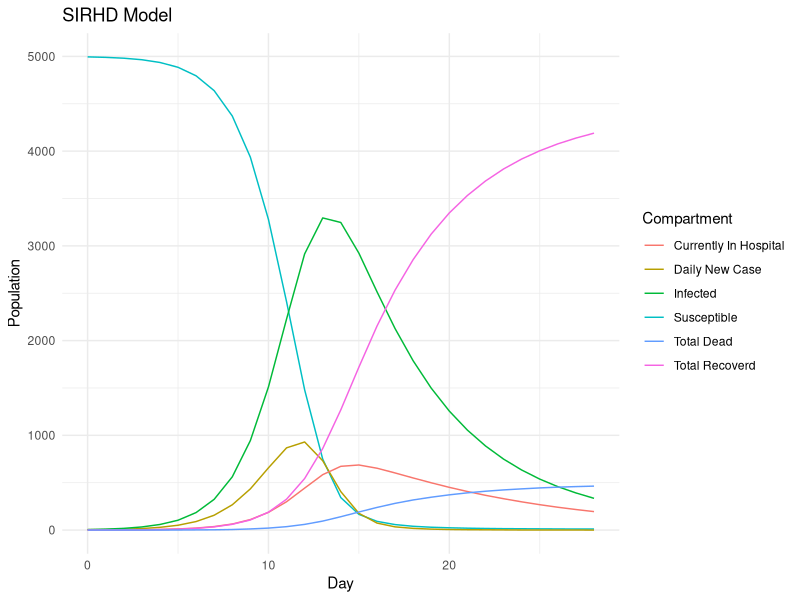
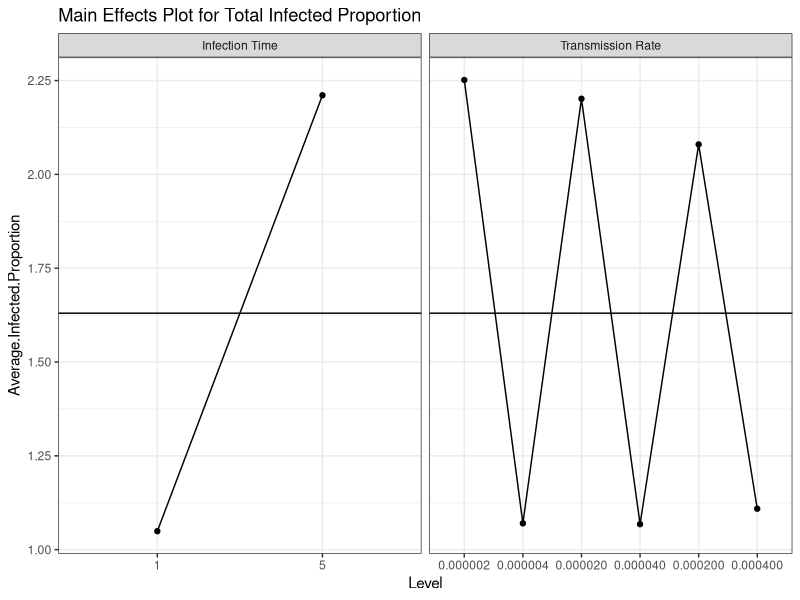
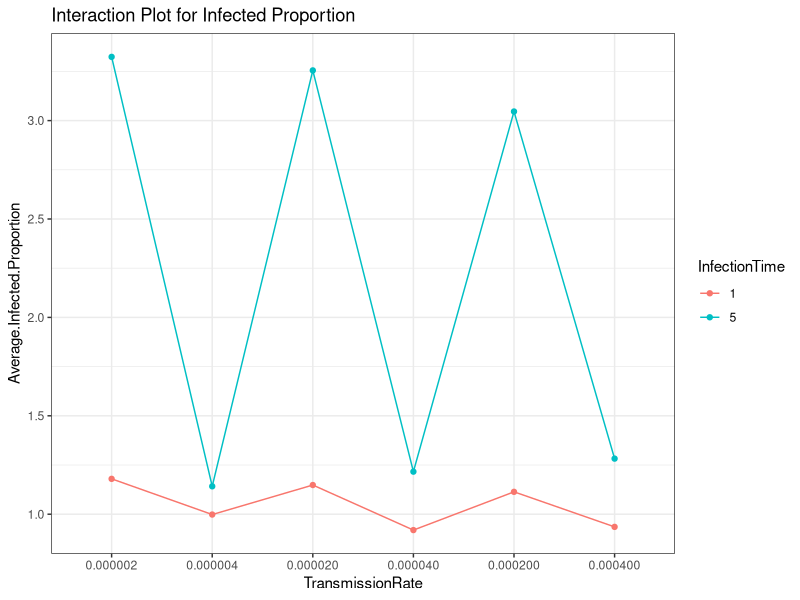

Write R code to recreate these figures, in order.
## ---- chunk 1
knitr::opts_chunk$set(echo = FALSE, message = FALSE, warning = FALSE)
library(dplyr)
library(ggplot2)
## ---- chunk 2
model.data = function(N, beta, I.0, p, epsilon, theta, gamma, TimeH, TimeNH){
  I.rate = beta/N
  psi = 1/TimeH
  lambda = 1/TimeNH
  curr.day = 0
  S = p * N - I.0
  NS.0 = N - S - I.0
  NS = NS.0
  NewInfected = I.0
  Total.Hospital = 0
  Total.NonHospital = 0
  Total.Infected = NewInfected + Total.Hospital + Total.NonHospital
  Total.Infective = NewInfected + Total.NonHospital
  Hospital.Recovered = 0
  NonHospital.Recovered = 0
  Hospital.Dead = 0
  NonHospital.Dead = 0
  Total.Recovered = Hospital.Recovered + NonHospital.Recovered
  Total.Dead = Hospital.Dead + NonHospital.Dead
  Pop = S + NS + Total.Infected + Total.Dead
  
  # If you want a full table like the excel, uncomment all lines in the df below
  df = data_frame(Day = curr.day,
                  Susceptible = S,
                  Non.Susceptible = NS,
                  Daily.New.Case = NewInfected,
                  Total.In.Hospital = Total.Hospital,
                  # Total.NonHospital = Total.NonHospital,
                  Infected = Total.Infected,
                  # Total.Infective = Total.Infective,
                  # Recovered.In.Hospital = Hospital.Recovered,
                  # Dead.In.Hospital = Hospital.Dead,
                  Total.Recovered = Total.Recovered,
                  Total.Dead = Total.Dead)
  
  # Watch the disease until it ends (daily new case = 0) or at max 200 days
  while(NewInfected * S > 0 & curr.day < 200){
    curr.day = curr.day + 1
    
    # Number of individuals recovered from the infected in hospital (previous day)
    Hospital.Recovered = Hospital.Recovered + round(theta * round(Total.Hospital * psi))
    Hospital.Dead = Hospital.Dead + round(Total.Hospital * psi) - round(theta * round(Total.Hospital * psi))
    
    # Number of individuals dead from the infected in hospital (previous day)
    NonHospital.Recovered = NonHospital.Recovered + round(gamma * round(Total.NonHospital * lambda))
    NonHospital.Dead = NonHospital.Dead + round(Total.NonHospital * lambda) - round(gamma * round(Total.NonHospital * lambda))
    
    # Total number of recovered or dead so far (cumulative)
    Total.Recovered = Hospital.Recovered + NonHospital.Recovered
    Total.Dead = Hospital.Dead + NonHospital.Dead
    
    # Number of individuals hospitalized from the infected in the previous day
    Total.Hospital = round(NewInfected * epsilon) + Total.Hospital - round(Total.Hospital * psi)
    Total.NonHospital = NewInfected - round(NewInfected * epsilon) + Total.NonHospital - round(Total.NonHospital * lambda)
    
    # Newly infected case today and total actively infected so far
    NewInfected = round(I.rate * S * Total.Infective)
    Total.Infected = NewInfected + Total.Hospital + Total.NonHospital
    
    # Susceptible population left
    S = S - NewInfected
    
    # Current non-susceptible group
    NS = NS.0 + Total.Recovered
    
    # Infective group that can spread the disease the next day
    Total.Infective = NewInfected + Total.NonHospital
    
    # Confirm population
    Pop = S + NS + Total.Infected + Total.Dead
    
    # If you want a full table like the excel, uncomment this
    # data = c(curr.day, S, NS, NewInfected, Total.Hospital, Total.NonHospital, Total.Infected, Total.Infective, Hospital.Recovered, Hospital.Dead, Total.Recovered, Total.Dead, Pop)
    data = c(curr.day, S, NS, NewInfected, Total.Hospital, Total.Infected, Total.Recovered, Total.Dead)
    df = rbind(df, data)
  }
  return(df)
}

model.plot = function(data){
  p = ggplot(data  = data, aes(x = Day)) +
        geom_line(aes(y = Susceptible, color = "Susceptible")) +
        geom_line(aes(y = Daily.New.Case, color = "Daily New Case")) +
        geom_line(aes(y = Infected, color = "Infected")) +
        geom_line(aes(y = Total.In.Hospital, color = "Currently In Hospital")) +
        geom_line(aes(y = Total.Recovered, color = "Total Recoverd")) +
        geom_line(aes(y = Total.Dead, color = "Total Dead")) +
        scale_color_discrete(name = "Compartment") +
        labs(y = "Population", title = "SIRHD Model") + 
        theme_minimal()
  return(p)
}

model.info = function(data){
  Last.Day = nrow(data)
  Status = ifelse(data[Last.Day,]$Daily.New.Case == 0, "Ended", "Going")
  Total.Death = data[Last.Day,]$Total.Dead
  Total.Infected = sum(data$Infected)
  Max.New.Case = max(data$Daily.New.Case)
  Peak.Day.New.Case = data[data$Daily.New.Case == Max.New.Case,]$Day
  Max.In.Hospital = max(data$Total.In.Hospital)
  Peak.Day.Hospital= data[data$Total.In.Hospital == Max.In.Hospital,]$Day
  info = c(Last.Day, Status, Total.Death, Total.Infected, Max.New.Case, Peak.Day.New.Case, Max.In.Hospital, Peak.Day.Hospital)
  return(info)
}

# Confirm the model by calculating that all compartments sum to population at any day
model.confirm = function(data){
  data$Pop = data$S + data$NS + data$Total.Infected + data$Total.Dead
  return(data)
}

SIRHD.model = function(N, beta, I.0, p, epsilon, theta, gamma, TimeH, TimeNH){
  param = c(N, beta/N, epsilon, theta, gamma, TimeH, TimeNH)
  data = model.data(N, beta, I.0, p, epsilon, theta, gamma, TimeH, TimeNH)
  plot = model.plot(data)
  result_info = model.info(data)
  info = c(param, result_info)
  return(list(data,plot,info))
}
# test.model = SIRHD.model(10000, 2, 5, 0.5, 0.8, 0.9, 0.9, 10, 5)
## ---- chunk 3
test.model = SIRHD.model(10000, 2, 5, 0.5, 0.2, 0.9, 0.9, 10, 5)
test.model[[1]]
test.model[[2]]
model.summary = cbind(c("Population", "TransmissionRate", "HospitalizationRate", "HospitalizedRecoveryRate", "NonHospitalizedRecoveryRate", "HospitalizationTime", "InfectionTime"), test.model[[3]][1:7], c("LastDay", "Status", "TotalDeath", "TotalInfected", "MaxNewCase", "PeakDayNewCase", "MaxInHospital", "PeakDayHospital"), test.model[[3]][8:15])
model.summary = as.data.frame(model.summary)
colnames(model.summary) = c("Parameter", "Value", "Result", "Value")
model.summary
## ---- chunk 4
I.0 = 5
S.rate = 0.5

# List of Explanatory Variables:
Pop.Lst = c(10000, 100000, 1000000)
Beta.Lst = c(2,4)
Hrate.Lst = c(0.05, 0.1, 0.15)
RrateH.Lst = c(0.9, 0.95)
RrateNH.Lst = c(0.9, 0.95)
TimeH.Lst = c(10, 15)
TimeNH.Lst = c(1, 5)

#Pop.Lst, Beta.Lst, Hrate.Lst, RrateH.Lst, RrateNH.Lst, TimeH.Lst, TimeNH.Lst
result_table = data.frame()
for(N in Pop.Lst){
  for(b in Beta.Lst){
    for(hr in Hrate.Lst){
      for(rrh in RrateH.Lst){
        for(rrnh in RrateNH.Lst){
          for(th in TimeH.Lst){
            for(tnh in TimeNH.Lst){
              model = SIRHD.model(N, b, I.0, S.rate, hr, rrh, rrnh, th, tnh)
              result_table = rbind(result_table, model[[3]], stringsAsFactors = FALSE)
            }
          }
        }
      }
    }
  }
}
colnames(result_table) = c("Population", "TransmissionRate", "HospitalizationRate", "HospitalizedRecoveryRate", "NonHospitalizedRecoveryRate", "HospitalizationTime", "InfectionTime", "LastDay", "Status", "TotalDeath", "TotalInfected", "MaxNewCase", "PeakDayNewCase", "MaxInHospital", "PeakDayHospital")
result_table[1:7] = as.data.frame(sapply(result_table[1:7], as.numeric))
result_table[1:7] = format(result_table[1:7], scientific = FALSE)
result_table[c(1:7,9)] = as.data.frame(sapply(result_table[c(1:7,9)], as.factor))
result_table[c(8,10:15)] = as.data.frame(sapply(result_table[c(8,10:15)], as.numeric))

numericPop = as.numeric(as.character(result_table$Population))

result_table$DeathProportion = result_table$TotalDeath / numericPop
result_table$InfectedProportion = result_table$TotalInfected / numericPop
result_table$MaxCaseProportion = result_table$MaxNewCase / numericPop
result_table$MaxHospitalProportion = result_table$MaxInHospital / numericPop
result_table
## ---- chunk 5
Death.Anova = aov(DeathProportion ~ Population + TransmissionRate + HospitalizationRate + HospitalizedRecoveryRate + NonHospitalizedRecoveryRate + HospitalizationTime + InfectionTime, data = result_table) 
summary(Death.Anova)
## ---- chunk 6
Infected.Anova = aov(InfectedProportion ~ Population + TransmissionRate + HospitalizationRate + HospitalizedRecoveryRate + NonHospitalizedRecoveryRate + HospitalizationTime + InfectionTime, data = result_table)
summary(Infected.Anova)

Infected.Anova1 = aov(InfectedProportion ~ Population * TransmissionRate * InfectionTime, data = result_table)
summary(Infected.Anova1)

avg.TransmissionRate = result_table %>% group_by(TransmissionRate) %>% summarise(Average.Infected.Proportion = mean(InfectedProportion))

avg.InfectionTime = result_table %>% group_by(InfectionTime) %>% summarise(Average.Infected.Proportion = mean(InfectedProportion))

# Tidy and combine two summary tables
avg.TransmissionRate$Var = "Transmission Rate"
names(avg.TransmissionRate) = c("Level", "Average.Infected.Proportion", "Var")
avg.InfectionTime$Var = "Infection Time"
names(avg.InfectionTime) = c("Level", "Average.Infected.Proportion", "Var")
avg.all = rbind(avg.TransmissionRate, avg.InfectionTime)

# Main Effect Plots
ggplot(avg.all, aes(x = Level, y = Average.Infected.Proportion, group = Var)) + 
  geom_line() +
  geom_point() + 
  facet_grid(cols = vars(Var), scales = "free_x") + 
  theme_bw() + 
  ggtitle("Main Effects Plot for Total Infected Proportion") + 
  geom_hline(yintercept = mean(result_table$InfectedProportion))


# Summarize by both variables
InfectedSummary = result_table %>% group_by(TransmissionRate, InfectionTime) %>% summarise(Average.Infected.Proportion = mean(InfectedProportion))

# Interaction Plot
ggplot(InfectedSummary, 
       aes(x = TransmissionRate, 
           y = Average.Infected.Proportion, 
           group = InfectionTime, 
           color = InfectionTime)) + 
  geom_line() + 
  geom_point() + 
  theme_bw() + 
  ggtitle("Interaction Plot for Infected Proportion")
## ---- chunk 7
NewCase.Anova = aov(MaxCaseProportion ~ Population + TransmissionRate + HospitalizationRate + HospitalizedRecoveryRate + NonHospitalizedRecoveryRate + HospitalizationTime + InfectionTime, data = result_table)
summary(NewCase.Anova)
## ---- chunk 8
PeakDay.Anova = aov(PeakDayNewCase ~ Population + TransmissionRate + HospitalizationRate + HospitalizedRecoveryRate + NonHospitalizedRecoveryRate + HospitalizationTime + InfectionTime, data = result_table)
summary(PeakDay.Anova)
## ---- chunk 9
Hospital.Anova = aov(MaxHospitalProportion ~ Population + TransmissionRate + HospitalizationRate + HospitalizedRecoveryRate + NonHospitalizedRecoveryRate + HospitalizationTime + InfectionTime, data = result_table)
summary(Hospital.Anova)
## ---- chunk 10
PeakDayH.Anova = aov(PeakDayHospital ~ Population + TransmissionRate + HospitalizationRate + HospitalizedRecoveryRate + NonHospitalizedRecoveryRate + HospitalizationTime + InfectionTime, data = result_table)
summary(PeakDayH.Anova)
